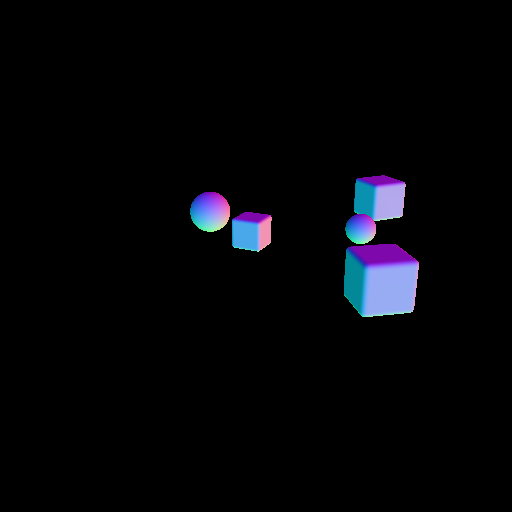
#> input picture data/hide/left_right/false/01.00045.normal0.png, 512 x 512 px
$ python -i visual_utils.py   (imports and definitions only)   (older library calls are emulated)
#> lines starting #> are read from the running program, lines starting #| are printed output that depends on the picture; after the words box and inside, x2 and y2 are one past the last pixel; in counts of white or black regions, pixels touching at a corner belong together
#> further down, picture is the input picture: shape (512, 512, 3); mean B, G, R 8, 5, 4.5
import time
import cv2 as cv
import matplotlib.pyplot as plt
import numpy as np
import torch
import copy

import config


# --------------------------- evaluate operations ----------------------------------------------------------------------

# https://stackoverflow.com/a/13849249
# [122 lines left out: functions unit_vector, angle_between, radian_between_tensor, avg_angle_between_tensor, avg_angle_between_np, vertex2light_direction and 1 more, not called in this run]


def albedo_tensor(I, N, L):
    rho = I.reshape(1, 1, 512, 512) / (torch.sum(N * L, dim=1, keepdim=True) + 1e-20)
    return rho


# [70 lines left out: functions albedo, angle_between_2d, radians_between_2d_tensor, mse, not called in this run]


def get_valid_pixels(img):
    return np.count_nonzero(np.sum(img, axis=2) > 0)


def get_valid_pixels_idx(img):
    return np.sum(img, axis=2) != 0


# --------------------------- filter operations -----------------------------------------------------------------------

# https: // github.com / bnsreenu / python_for_image_processing_APEER / blob / master / tutorial41_image_filters_using_fourier_transform_DFT.py
# [86 lines left out: functions fft_filter, canny_edge_filter, binary, not called in this run]


def bi_interpolation(lower_left, lower_right, upper_left, upper_right, x, y):
    return lower_left * (1 - x) * (1 - y) + lower_right * x * (1 - y) + upper_left * (1 - x) * y + upper_right * x * y


# [7 lines left out: function filter_noise, not called in this run]


def normalize3channel(numpy_array):
    mins, maxs = [], []
    if numpy_array.ndim != 3:
        raise ValueError
    h, w, c = numpy_array.shape
#> h = 512; w = 512; c = 3
    for i in range(c):
        numpy_array[:, :, i], min, max = normalize(numpy_array[:, :, i], data=None)
        mins.append(min)
        maxs.append(max)
#> this loop made 3 passes
#> pass 1, in normalize, `mask = numpy_array == 0`:
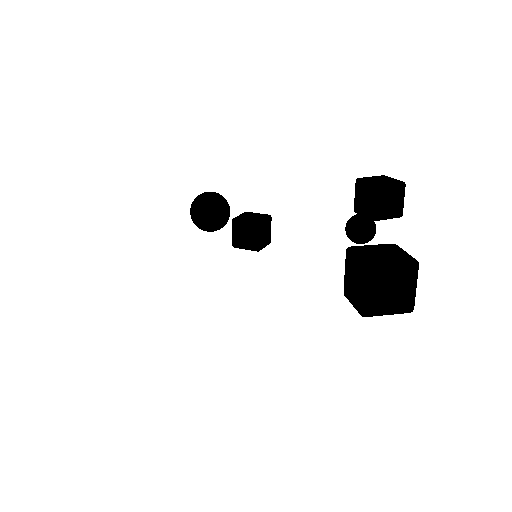
#> mask: shape (512, 512) bool; 96.2% white; 4 black regions, box (x1, y1, x2, y2) and area: (344, 244, 419, 317) 4712, (345, 175, 406, 244) 2720, (232, 212, 272, 252) 1361, (190, 192, 230, 232) 1265
#> after the loop, maxs = [254, 254, 254]; mins = [0, 0, 0]
    return numpy_array, mins, maxs


def normalize(numpy_array, data=None):
    if numpy_array.ndim != 2:
        if numpy_array.shape == (512, 512):
            numpy_array = numpy_array.reshape(512, 512, 1)

    mask = numpy_array == 0
    if data is not None:
        min, max = data["minDepth"], data["maxDepth"]
    else:
        min, max = numpy_array.min(), numpy_array.max()
        if min == max:
            return numpy_array, 0, 1

    numpy_array[~mask] = (numpy_array[~mask] - min).astype(np.float32) / (max - min)
    return numpy_array, min, max


# [57 lines left out: functions copy_make_border, lightVisualization, cameraVisualization, not called in this run]


def normalize2_32bit(img_scaled, data=None):
    if img_scaled.ndim == 2:
        raise ValueError

    if img_scaled.shape[2] == 1:
        normalized_img, mins, maxs = normalize(img_scaled.sum(axis=-1), data)
    elif img_scaled.shape[2] == 3:
        normalized_img, mins, maxs = normalize3channel(img_scaled)
#> mins = [0, 0, 0]; maxs = [254, 254, 254]
    else:
        print("image scaled shape: " + str(img_scaled.shape))
        raise ValueError

    img_32bit = cv.normalize(normalized_img, None, 0, 255, cv.NORM_MINMAX, dtype=cv.CV_8U)
    return img_32bit


# [409 lines left out: functions normalize2_16bit, normal_point2view_point, compute_normal, generate_normals_all, array2RGB, normal2RGB and 23 more, not called in this run]


def draw_text(image, text, position="upper_left", font_size=1.6):
    addText(image, text, pos=position, font_size=font_size)
    return image


def draw_custom_text(image, text, position, font_size=1.6):
    addCustomText(image, text, pos=position, font_size=font_size)
    return image


def save_image(final_image, image_output_path):
    cv.imwrite(image_output_path, final_image)


# [36 lines left out: functions visual_group_predictions, visual_info, not called in this run]

>>> import cv2
>>> picture = cv2.imread('../data/hide/left_right/false/01.00045.normal0.png')
>>> result = normalize2_32bit(picture)
